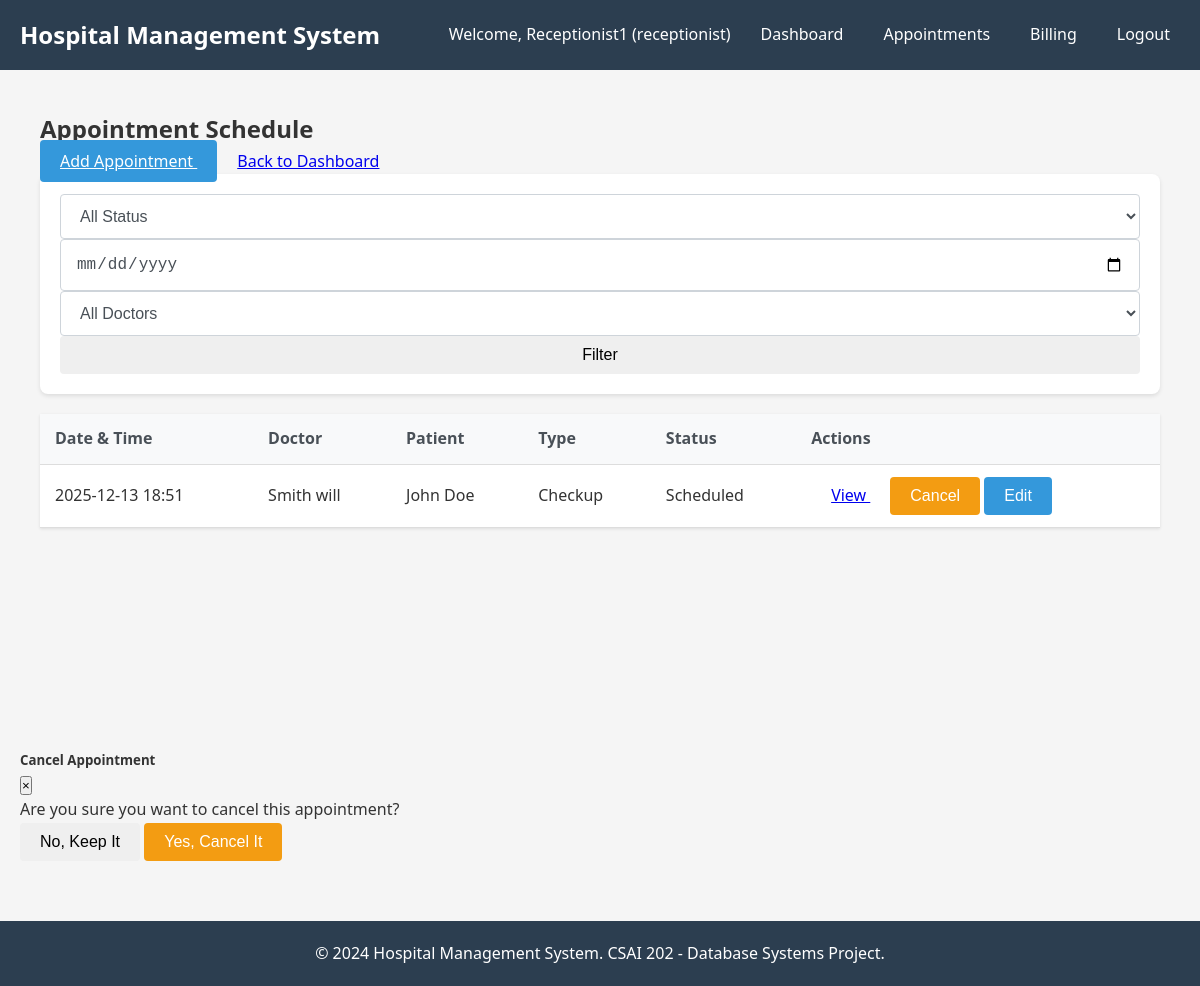
Page /appointments/ (signed in) on the committed database.
### models/user.py (models this page shows, shortened)
class User(db.Model, UserMixin):
    __tablename__ = 'user_account'
    user_id = db.Column(db.Integer, primary_key=True)
    username = db.Column(db.String(50), unique=True, nullable=False)
    password = db.Column(db.String(200), nullable=False)
    role = db.Column(db.String(20), nullable=False)
    doctor = db.relationship('Doctor', backref='user', uselist=False)
    nurse = db.relationship('Nurse', backref='user', uselist=False)
    receptionist = db.relationship('Receptionist', backref='user', uselist=False)
    @property
    def is_admin(self):
        return self.role == 'admin'
    @property
    def is_doctor(self):
        return self.role == 'doctor'
    @property
    def is_nurse(self):
        return self.role == 'nurse'
    @property
    def is_receptionist(self):
        return self.role == 'receptionist'

### models/appointment.py (models this page shows)
class Appointment(db.Model):
    __tablename__ = 'appointment'
    appt_id = db.Column(db.Integer, primary_key=True)
    name = db.Column(db.String(100))
    status = db.Column(db.String(50), default='Scheduled')
    date = db.Column(db.DateTime, nullable=False, default=datetime.utcnow)
    patient_id = db.Column(db.Integer, db.ForeignKey('patient.patient_id'))
    doc_id = db.Column(db.Integer, db.ForeignKey('doctor.doc_id'))
    rec_id = db.Column(db.Integer, db.ForeignKey('receptionist.rec_id'))
    prescriptions = db.relationship('Prescription', backref='appointment', lazy=True)

### models/doctor.py (models this page shows)
class Doctor(db.Model):
    __tablename__ = 'doctor'
    doc_id = db.Column(db.Integer, primary_key=True)
    name = db.Column(db.String(100), nullable=False)
    specialty = db.Column(db.String(100))
    dept_id = db.Column(db.Integer, db.ForeignKey('department.dept_id'))
    user_id = db.Column(db.Integer, db.ForeignKey('user_account.user_id'))
    department = db.relationship('Department', back_populates='doctors')
    appointments = db.relationship('Appointment', backref='doctor', lazy=True)
    prescriptions = db.relationship('Prescription', backref='doctor', lazy=True)
    lab_tests = db.relationship('LabTest', backref='doctor', lazy=True)
    record_updates = db.relationship('DoctorUpdatesRecord', backref='doctor', lazy=True)

### models/patient.py (models this page shows)
class Patient(db.Model):
    __tablename__ = 'patient'
    patient_id = db.Column(db.Integer, primary_key=True)
    name = db.Column(db.String(100), nullable=False)
    phone = db.Column(db.String(20))
    date_of_birth = db.Column(db.Date)
    age = db.Column(db.Integer)
    previous_conditions = db.Column(db.Text)
    street = db.Column(db.String(100))
    city = db.Column(db.String(100))
    appointments = db.relationship('Appointment', backref='patient', lazy=True)
    medical_record = db.relationship('MedicalRecord', backref='patient', uselist=False)
    prescriptions = db.relationship('Prescription', backref='patient', lazy=True)
    lab_tests = db.relationship('LabTest', backref='patient', lazy=True)
    invoices = db.relationship('Invoice', backref='patient', lazy=True)

### controllers/appointment_controller.py (the view)
@appointment_bp.route('/')
@login_required
def schedule():
    if current_user.role == 'doctor':
        doctor = Doctor.query.filter_by(user_id=current_user.user_id).first()
        appointments = Appointment.query.filter_by(doc_id=doctor.doc_id).order_by(Appointment.date).all()
        return render_template('appointments/schedule.html', appointments=appointments, doctor=doctor)
    elif current_user.role == 'receptionist':
        appointments = Appointment.query.order_by(Appointment.date).all()
        patients = Patient.query.all()
        doctors = Doctor.query.all()
        return render_template('appointments/schedule.html', appointments=appointments, patients=patients, doctors=doctors)
    else:
        flash('Access denied.', 'danger')
        return redirect(url_for('index'))

### templates/appointments/schedule.html (shortened to what this page needs)
{% extends "base.html" %}
{% block content %}
<div class="container mt-4">
    <div class="row">
        <div class="col-md-12">
            <div class="d-flex justify-content-between align-items-center mb-4">
                <h2>Appointment Schedule</h2>
                {% if current_user.role == 'receptionist' %}
                <a href="{{ url_for('appointment.add_appointment') }}" class="btn btn-primary">
                     Add Appointment
                </a>
                {% endif %}
                <a href="{{ url_for('index') }}" class="btn btn-secondary">
                     Back to Dashboard
                </a>
            </div>
            <div class="card mb-4">
                <div class="card-body">
                    <div class="row">
                        <div class="col-md-3">
                            <select class="form-control" id="statusFilter">
                                <option value="">All Status</option>
                            </select>
                        </div>
                        <div class="col-md-3">
                            <input type="date" class="form-control" id="dateFilter">
                        </div>
                        <div class="col-md-3">
                            <select class="form-control" id="doctorFilter">
                                <option value="">All Doctors</option>
                            </select>
                        </div>
                        <div class="col-md-3">
                            <button class="btn btn-info btn-block" onclick="filterAppointments()">
                                 Filter
                            </button>
                        </div>
                    </div>
                </div>
            </div>
            {% if appointments %}
            <div class="table-responsive">
                <table class="table table-striped">
                    <thead>
                        <tr>
                            <th>Date & Time</th>
                            {% if current_user.role != 'doctor' %}
                            <th>Doctor</th>
                            {% endif %}
                            <th>Patient</th>
                            <th>Type</th>
                            <th>Status</th>
                            <th>Actions</th>
                        </tr>
                    </thead>
                    <tbody>
                        {% for appt in appointments %}
                        <tr>
                            <td>{{ appt.date.strftime('%Y-%m-%d %H:%M') if appt.date else 'N/A' }}</td>
                            {% if current_user.role != 'doctor' %}
                            <td>
                                {% if appt.doctor %}
                                    {{ appt.doctor.name }}
                                {% else %}
                                    Doctor #{{ appt.doc_id }}
                                {% endif %}
                            </td>
                            {% endif %}
                            <td>
                                {% if appt.patient %}
                                    {{ appt.patient.name }}
                                {% else %}
                                    Patient #{{ appt.patient_id }}
                                {% endif %}
                            </td>
                            <td>{{ appt.name }}</td>
                            <td>
                                <span class="badge badge-{{
                                    'success' if appt.status == 'Completed'
                                    else 'warning' if appt.status == 'Scheduled'
                                    else 'danger' if appt.status == 'Cancelled'
                                    else 'secondary' }}">
                                    {{ appt.status }}
                                </span>
                            </td>
                            <td>
                                <a href="{{ url_for('appointment.view_appointment', appt_id=appt.appt_id) }}"
                                   class="btn btn-sm btn-info">
                                     View
                                </a>
                                {% if current_user.role == 'receptionist' and appt.status == 'Scheduled' %}
                                <button class="btn btn-sm btn-warning cancel-btn" data-appointment-id="{{ appt.appt_id }}">
                                     Cancel
                                </button>
                                {% endif %}
                                {% if current_user.role == 'receptionist' %}
                                <button class="btn btn-sm btn-primary edit-btn" data-appointment-id="{{ appt.appt_id }}">
                                     Edit
                                </button>
                                {% endif %}
                            </td>
                        </tr>
                        {% endfor %}
                    </tbody>
                </table>
            </div>
            {% endif %}
        </div>
    </div>
</div>
<div class="modal fade" id="cancelModal" tabindex="-1" role="dialog">
    <div class="modal-dialog" role="document">
        <div class="modal-content">
            <div class="modal-header">
                <h5 class="modal-title">Cancel Appointment</h5>
                <button type="button" class="close" data-dismiss="modal">
                    <span>&times;</span>
                </button>
            </div>
            <div class="modal-body">
                <p>Are you sure you want to cancel this appointment?</p>
            </div>
            <div class="modal-footer">
                <button type="button" class="btn btn-secondary" data-dismiss="modal">No, Keep It</button>
                <button type="button" class="btn btn-warning" onclick="confirmCancel()">Yes, Cancel It</button>
            </div>
        </div>
    </div>
</div>
{% endblock %}

### templates/base.html (shortened to what this page needs)
<!DOCTYPE html>
<html lang="en">
<head>
    <link rel="stylesheet" href="{{ url_for('static', filename='css/style.css') }}">
    <link rel="stylesheet" href="{{ url_for('static', filename='css/dashboard.css') }}">
    <link rel="stylesheet" href="{{ url_for('static', filename='css/forms.css') }}">
</head>
<body>
    <div class="header">
        <div class="navbar">
            <a href="{{ url_for('index') }}" class="logo">Hospital Management System</a>
            <ul class="nav-links">
                {% if current_user.is_authenticated %}
                    <li>Welcome, {{ current_user.username }} ({{ current_user.role }})</li>
                    <li><a href="{{ url_for('index') }}">Dashboard</a></li>
                    {% if current_user.is_admin %}
                        <li><a href="{{ url_for('admin.users') }}">Users</a></li>
                        <li><a href="{{ url_for('admin.reports') }}">Reports</a></li>
                    {% elif current_user.is_doctor %}
                        <li><a href="{{ url_for('doctor.appointments') }}">Appointments</a></li>
                        <li><a href="{{ url_for('doctor.patients') }}">Patients</a></li>
                    {% elif current_user.is_nurse %}
                        <li><a href="{{ url_for('nurse.patients') }}">Patients</a></li>
                        <li><a href="{{ url_for('nurse.beds') }}">Beds</a></li>
                    {% elif current_user.is_receptionist %}
                        <li><a href="{{ url_for('receptionist.appointments') }}">Appointments</a></li>
                        <li><a href="{{ url_for('receptionist.billing') }}">Billing</a></li>
                    {% endif %}
                    <li><a href="{{ url_for('auth.logout') }}">Logout</a></li>
                {% else %}
                    <li><a href="{{ url_for('auth.login') }}">Login</a></li>
                {% endif %}
            </ul>
        </div>
    </div>
    <div class="container">
        <div class="content">
            {% block content %}{% endblock %}
        </div>
    </div>
    <footer class="footer">
        <p>&copy; 2024 Hospital Management System. CSAI 202 - Database Systems Project.</p>
    </footer>
</body>
</html>

### static/css/style.css (style rules this page uses)
* { margin: 0; padding: 0; box-sizing: border-box; }
body { font-family: 'Segoe UI', Tahoma, Geneva, Verdana, sans-serif; background-color: #f5f5f5; color: #333; line-height: 1.6; }
.container { width: 100%; max-width: 1200px; margin: 0 auto; padding: 20px; min-height: calc(100vh - 140px); }
.header { background-color: #2c3e50; color: white; padding: 1rem 0; }
.navbar { display: flex; justify-content: space-between; align-items: center; padding: 0 20px; }
.logo { font-size: 1.5rem; font-weight: bold; color: white; text-decoration: none; }
.nav-links { display: flex; list-style: none; gap: 20px; align-items: center; }
.nav-links li { color: white; }
.nav-links a { color: white; text-decoration: none; padding: 5px 10px; border-radius: 4px; transition: background-color 0.3s; }
.form-control { width: 100%; padding: 10px; border: 1px solid #ddd; border-radius: 4px; font-size: 16px; }
.btn { padding: 10px 20px; border: none; border-radius: 4px; font-size: 16px; cursor: pointer; transition: background-color 0.3s; }
.btn-primary { background-color: #3498db; color: white; }
.btn-warning { background-color: #f39c12; color: white; }
.btn-block { width: 100%; display: block; }
.table { width: 100%; border-collapse: collapse; margin-bottom: 20px; background: white; box-shadow: 0 1px 3px rgba(0,0,0,0.1); }
.table th, .table td { padding: 12px 15px; text-align: left; border-bottom: 1px solid #ddd; }
.table th { background-color: #f8f9fa; font-weight: 600; color: #495057; }
.card { background: white; border-radius: 8px; padding: 20px; margin-bottom: 20px; box-shadow: 0 2px 4px rgba(0,0,0,0.1); }
.footer { background-color: #2c3e50; color: white; text-align: center; padding: 20px; margin-top: 40px; }

### static/css/forms.css (style rules this page uses)
.form-control { width: 100%; padding: 12px 15px; font-size: 16px; line-height: 1.5; color: #495057; background-color: #fff; border: 1px solid #ced4da; border-radius: 4px; transition: border-color 0.15s ease-in-out, box-shadow 0.15s ease-in-out; }
select.form-control { height: 45px; }

### rows in the picture
User: username "Receptionist1", role "receptionist"
Appointment: date "2025-12-13 18:51", doctor.name "Smith will", patient.name "John Doe", name "Checkup", status "Scheduled"
